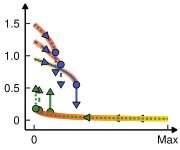

Write R code to recreate this figure.
rm(list = ls())
library(rstudioapi)
library(deSolve)
library(ggplot2)
library(R2OpenBUGS)
currentPath <- getSourceEditorContext()$path
charLocations <- gregexpr('/',currentPath)[[1]]
currentPath <- substring(currentPath,1,charLocations[length(charLocations)]-1)
setwd(currentPath)

##==== Function ====##
theme_custom <- function(){
  myTheme <- theme(panel.background = element_blank(),
                   panel.grid = element_blank(),
                   legend.position = 'none',
                   plot.margin = margin(3,3,3,3),
                   plot.background = element_blank(),
                   axis.ticks = element_line(linewidth = 0.4),
                   axis.ticks.length = unit(-0.25,'lines'),
                   axis.line.x.bottom = element_line(linewidth = 0.7,arrow = arrow(length = unit(0.05,'inches'),ends = 'last',type = 'closed')),
                   axis.line.y.left = element_line(linewidth = 0.7,arrow = arrow(length = unit(0.05,'inches'),ends = 'last',type = 'closed')),
                   axis.title.y = element_blank(),
                   axis.title.x = element_blank(),
                   axis.text.y = element_text(size = 8,margin = margin(0,4,0,0),color = '#000000'),
                   axis.text.x = element_text(size = 8,margin = margin(4,0,0,0),color = '#000000'))
  return(myTheme)
}
GenArrow <- function(centerPoint,angle,size){
  # Point 1
  deltaX <- sin(angle/180*pi)*size*0.18
  deltaY <- cos(angle/180*pi)*size
  point1X <- centerPoint[1] + deltaX
  point1Y <- centerPoint[2] + deltaY
  # Point 2
  deltaX <- sin((angle-120)/180*pi)*size*0.18
  deltaY <- cos((angle-120)/180*pi)*size
  point2X <- centerPoint[1] + deltaX
  point2Y <- centerPoint[2] + deltaY
  # Point 3
  deltaX <- sin((angle+120)/180*pi)*size*0.18
  deltaY <- cos((angle+120)/180*pi)*size
  point3X <- centerPoint[1] + deltaX
  point3Y <- centerPoint[2] + deltaY
  # Arrow
  arrowPolygon <- data.frame(X = c(point1X,point2X,point3X,point1X),Y = c(point1Y,point2Y,point3Y,point1Y))
  return(arrowPolygon)
}
##==== Function ====##

dataMatrix1 <- read.csv('OneSpecies_Collapse.csv')
dataMatrix2 <- read.csv('OneSpecies_Recovery.csv')
dataMatrix3 <- read.csv('TwoSpecies_Collapse.csv')
dataMatrix4 <- read.csv('TwoSpecies_Recovery.csv')
dataMatrix5 <- read.csv('ThreeSpecies_Collapse.csv')
dataMatrix6 <- read.csv('ThreeSpecies_Recovery.csv')
# Tippingpoint
tippingpoint1 <- dataMatrix1[nrow(dataMatrix1),]
tippingpoint2 <- dataMatrix2[nrow(dataMatrix2),]
tippingpoint3 <- dataMatrix3[nrow(dataMatrix3),]
tippingpoint4 <- dataMatrix4[nrow(dataMatrix4),]
tippingpoint5 <- dataMatrix5[nrow(dataMatrix5),]
tippingpoint6 <- dataMatrix6[nrow(dataMatrix6),]
# Line
lineMatrix1 <- data.frame(X = c(as.numeric(tippingpoint1$Env),as.numeric(tippingpoint1$Env)),Y = c(as.numeric(tippingpoint1$State),as.numeric(tippingpoint1$State)-0.3))
lineMatrix2 <- data.frame(X = c(as.numeric(tippingpoint2$Env),as.numeric(tippingpoint2$Env)),Y = c(as.numeric(tippingpoint2$State),as.numeric(tippingpoint2$State)+0.3))
lineMatrix3 <- data.frame(X = c(as.numeric(tippingpoint3$Env),as.numeric(tippingpoint3$Env)),Y = c(as.numeric(tippingpoint3$State),as.numeric(tippingpoint3$State)-0.3))
lineMatrix4 <- data.frame(X = c(as.numeric(tippingpoint4$Env),as.numeric(tippingpoint4$Env)),Y = c(as.numeric(tippingpoint4$State),as.numeric(tippingpoint4$State)+0.3))
lineMatrix5 <- data.frame(X = c(as.numeric(tippingpoint5$Env),as.numeric(tippingpoint5$Env)),Y = c(as.numeric(tippingpoint5$State),as.numeric(tippingpoint5$State)-0.3))
lineMatrix6 <- data.frame(X = c(as.numeric(tippingpoint6$Env),as.numeric(tippingpoint6$Env)),Y = c(as.numeric(tippingpoint6$State),as.numeric(tippingpoint6$State)+0.3))
# Arrow
arrow1 <- GenArrow(c(dataMatrix1$Env[40],dataMatrix1$State[40]),110,0.065)
arrow2 <- GenArrow(c(lineMatrix1$X[2],lineMatrix1$Y[2]),180,0.065)

arrow3 <- GenArrow(c(dataMatrix2$Env[100],dataMatrix2$State[100]),272,0.065)
arrow4 <- GenArrow(c(lineMatrix2$X[2],lineMatrix2$Y[2]),0,0.065)

arrow5 <- GenArrow(c(dataMatrix3$Env[45],dataMatrix3$State[45]),130,0.065)
arrow6 <- GenArrow(c(lineMatrix3$X[2],lineMatrix3$Y[2]),180,0.065)

arrow7 <- GenArrow(c(dataMatrix4$Env[190],dataMatrix4$State[190]),272,0.065)
arrow8 <- GenArrow(c(lineMatrix4$X[2],lineMatrix4$Y[2]),0,0.065)

arrow9 <- GenArrow(c(dataMatrix5$Env[45],dataMatrix5$State[45]),140,0.065)
arrow10 <- GenArrow(c(lineMatrix5$X[2],lineMatrix5$Y[2]),180,0.065)

arrow11 <- GenArrow(c(dataMatrix6$Env[300],dataMatrix6$State[300]),272,0.065)
arrow12 <- GenArrow(c(lineMatrix6$X[2],lineMatrix6$Y[2]),0,0.065)

Fig <- ggplot()+
  geom_line(data = dataMatrix1,mapping = aes(x = Env,y = State,color = Distance),linewidth = 1.7)+
  geom_line(data = dataMatrix1,mapping = aes(x = Env,y = State),color = '#4258b2',linewidth = 0.7)+
  geom_line(data = lineMatrix1,mapping = aes(x = X,y = Y),color = '#4258b2',linewidth = 0.7)+
  geom_point(data = tippingpoint1,mapping = aes(x = Env,y = State),fill = '#4258b2',shape = 21,size = 2,color = '#000000',stroke = 0.4)+
  geom_polygon(data = arrow1,mapping = aes(x = X,y = Y),fill = '#4258b2',color = '#000000',linewidth = 0.25)+
  geom_polygon(data = arrow2,mapping = aes(x = X,y = Y),fill = '#4258b2',color = '#000000',linewidth = 0.25)+
  
  geom_line(data = dataMatrix2,mapping = aes(x = Env,y = State,color = Distance),linewidth = 1.7)+
  geom_line(data = dataMatrix2,mapping = aes(x = Env,y = State),color = '#428a33',linewidth = 0.7)+
  geom_line(data = lineMatrix2,mapping = aes(x = X,y = Y),color = '#428a33',linewidth = 0.7)+
  geom_point(data = tippingpoint2,mapping = aes(x = Env,y = State),fill = '#428a33',shape = 21,size = 2,color = '#000000',stroke = 0.4)+
  geom_polygon(data = arrow3,mapping = aes(x = X,y = Y),fill = '#428a33',color = '#000000',linewidth = 0.25)+
  geom_polygon(data = arrow4,mapping = aes(x = X,y = Y),fill = '#428a33',color = '#000000',linewidth = 0.25)+
  
  geom_line(data = dataMatrix3,mapping = aes(x = Env,y = State,color = Distance),linewidth = 1.7)+
  geom_line(data = dataMatrix3,mapping = aes(x = Env,y = State),linetype = '22222222',color = '#4258b2',linewidth = 0.7)+
  geom_line(data = lineMatrix3,mapping = aes(x = X,y = Y),linetype = '22222222',color = '#4258b2',linewidth = 0.7)+
  geom_point(data = tippingpoint3,mapping = aes(x = Env,y = State),fill = '#4258b2',shape = 21,size = 2,color = '#000000',stroke = 0.4)+
  geom_polygon(data = arrow5,mapping = aes(x = X,y = Y),fill = '#4258b2',color = '#000000',linewidth = 0.25)+
  geom_polygon(data = arrow6,mapping = aes(x = X,y = Y),fill = '#4258b2',color = '#000000',linewidth = 0.25)+
  
  geom_line(data = dataMatrix4,mapping = aes(x = Env,y = State,color = Distance),linewidth = 1.7)+
  geom_line(data = dataMatrix4,mapping = aes(x = Env,y = State),linetype = '22222222',color = '#428a33',linewidth = 0.7)+
  geom_line(data = lineMatrix4,mapping = aes(x = X,y = Y),linetype = '22222222',color = '#428a33',linewidth = 0.7)+
  geom_point(data = tippingpoint4,mapping = aes(x = Env,y = State),fill = '#428a33',shape = 21,size = 2,color = '#000000',stroke = 0.4)+
  geom_polygon(data = arrow7,mapping = aes(x = X,y = Y),fill = '#428a33',color = '#000000',linewidth = 0.25)+
  geom_polygon(data = arrow8,mapping = aes(x = X,y = Y),fill = '#428a33',color = '#000000',linewidth = 0.25)+
  
  geom_line(data = dataMatrix5,mapping = aes(x = Env,y = State,color = Distance),linewidth = 1.7)+
  geom_line(data = dataMatrix5,mapping = aes(x = Env,y = State),linetype = '11111111',color = '#4258b2',linewidth = 0.7)+
  geom_line(data = lineMatrix5,mapping = aes(x = X,y = Y),linetype = '11111111',color = '#4258b2',linewidth = 0.7)+
  geom_point(data = tippingpoint5,mapping = aes(x = Env,y = State),fill = '#4258b2',shape = 21,size = 2,color = '#000000',stroke = 0.4)+
  geom_polygon(data = arrow9,mapping = aes(x = X,y = Y),fill = '#4258b2',color = '#000000',linewidth = 0.25)+
  geom_polygon(data = arrow10,mapping = aes(x = X,y = Y),fill = '#4258b2',color = '#000000',linewidth = 0.25)+
  
  geom_line(data = dataMatrix6,mapping = aes(x = Env,y = State,color = Distance),linewidth = 1.7)+
  geom_line(data = dataMatrix6,mapping = aes(x = Env,y = State),linetype = '11111111',color = '#428a33',linewidth = 0.7)+
  geom_line(data = lineMatrix6,mapping = aes(x = X,y = Y),linetype = '11111111',color = '#428a33',linewidth = 0.7)+
  geom_point(data = tippingpoint6,mapping = aes(x = Env,y = State),fill = '#428a33',shape = 21,size = 2,color = '#000000',stroke = 0.4)+
  geom_polygon(data = arrow11,mapping = aes(x = X,y = Y),fill = '#428a33',color = '#000000',linewidth = 0.25)+
  geom_polygon(data = arrow12,mapping = aes(x = X,y = Y),fill = '#428a33',color = '#000000',linewidth = 0.25)+
  
  scale_x_continuous(limits = c(-0.024,0.384),breaks = c(0,0.36),labels = c('0','Max'),expand = c(0,0))+
  scale_y_continuous(limits = c(-0.15,1.8),breaks = c(0,0.5,1,1.5),labels = c('0','0.5','1.0','1.5'),expand = c(0,0))+
  scale_color_gradient(low = '#e61c17',high = '#fbf300')+
  theme_custom()
outputFileName <- 'Fig_b-2.pdf'
pdf(file <- outputFileName,width = 1.8,height = 1.5)
print(Fig)
dev.off()
